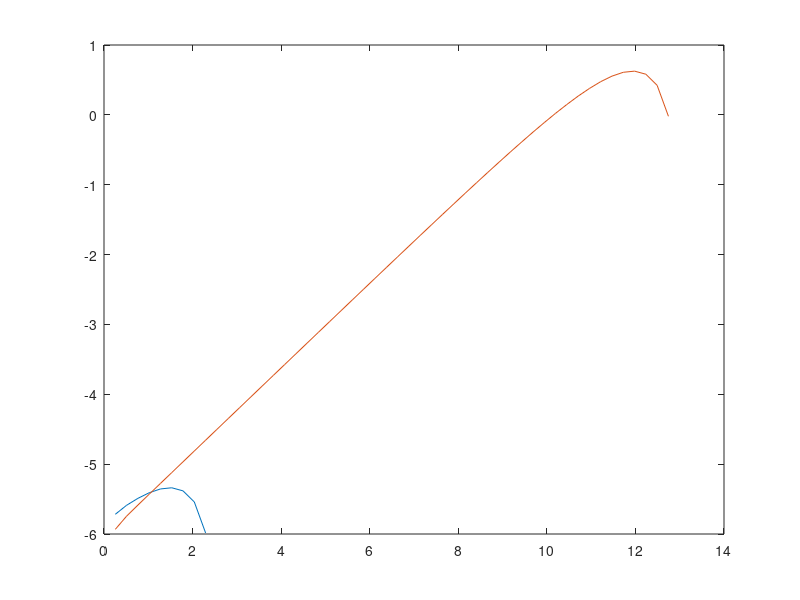

MATLAB code for this plot:
% Econ 282B Homework 1
% Ekaterina Gurkova, Christopher Saw
% Winter 2022

clear;
%% Parameters
global R beta delta rho tau q dz fe f fx fxs N theta z_min z_max z_n z_x
R = 1.05;
beta = 1/R;
delta = 0.005;
rho = 5;
tau = 1.231;
q = 0.5;
dz = 0.25;
fe = 1;
f = 0.1;
fx = 1.4;
fxs = 10;

% Distribution of productivity
N = 50;
z_min = 0.25;
z_max = z_min+dz*N;
theta = 5;


% Grid for productivity
z = linspace(z_min-dz, z_max+dz, N+2);

% Initial guess for market demand index
%Pi_d_min = fx/(exp(z_min)*tau^(1-rho));
%Pi_d_max = (fx+fxs)/(exp(z_max)*tau^(1-rho));
Pi_d_min = 0;
Pi_d_max = 5;
Pi_d = (Pi_d_min+Pi_d_max)/2;


%% Iterating over Pi_d
max_iter = 100000;
iter = 1;
tol = 0.0001;
err = 1;
abs1 = 1;
abs2 = 1;


for i=1:N+2
    G(i)=(theta*z_min)^theta / z(i)^(theta+1);
end

Vn = linspace(0,0,N);
Vx = linspace(0,0,N);
Vn_new = linspace(0,0,N);
Vx_new = linspace(0,0,N);
while (abs(err) >= tol) && (iter <= max_iter)
    disp(iter);
    % Value function iteration
    while ((abs1 >= tol) || (abs2 >= tol)) && (iter <= max_iter)
        % Solving for productivity cutoffs for exporting/non-exporting
        z_n = log(fx) - log(Pi_d) - (1-rho)*log(tau);
        z_x = log(fx+fxs) - log(Pi_d) - (1-rho)*log(tau);

        % Distribution of productivity
        %pn = (dz/(z_max-z_min)) / (1-(z_n-z_min)/(z_max-z_min));
        %px = (dz/(z_max-z_min)) / ((z_x-z_min)/(z_max-z_min));
        pn = (-(z_min/(z_n+dz))^theta+((z_min/(z_n))^theta))...
            /((z_min/z_n)^theta);
        px = (-(z_min/(z_x))^theta+((z_min/(z_x - dz))^theta))...
            /(1-(z_min/z_x)^theta);


        for i = 2:N-1
            Vx_new(i) = (1+tau^(1-rho))*Pi_d*exp(z(i)) - f - fx -...
                fxs + beta*(1-delta)*(q*(Vx(i+1) + fxs) + ...
                (1-q)*((1-pn)*(Vx(i-1)+fxs)+pn*Vn(i-1)));
            Vn_new(i) = Pi_d*exp(z(i)) - f + beta*(1-delta)*...
                (q*(px*Vx(i+1)+(1-px)*Vn(i+1))+(1-q)*Vn(i-1));
        end

        Vx_new(1) = (1+tau^(1-rho))*Pi_d*exp(z(1)) - f - fx - fxs +...
            beta*(1-delta)*(q*(Vx(2) + fxs) + (1-q)*0);
        Vn_new(1) = Pi_d*exp(z(1)) - f + beta*(1-delta)*...
                (q*(px*Vx(2)+(1-px)*Vn(2))+(1-q)*0);
        
        Vx_new(N) = (1+tau^(1-rho))*Pi_d*exp(z(N)) - f - fx - fxs +...
            beta*(1-delta)*(q*(Vx(N) + fxs) + (1-q)*((1-pn)*(Vx(N-1)+...
            fxs)+pn*Vn(N-1)));
        Vn_new(N) = Pi_d*exp(z(N)) - f + beta*(1-delta)*...
                (q*(px*Vx(N)+(1-px)*Vn(N))+(1-q)*Vn(N-1));

        Vn_new(Vn_new < 0) = 0;
        Vx_new(Vx_new < 0) = 0;

        abs1 = max(abs(Vn_new - Vn));
        abs2 = max(abs(Vx_new - Vx));
        Vn = Vn_new;
        Vx = Vx_new;
    end


    for i=1:N
        if z(i)< z_x
            EVN(i) = Vn(i)*G(i+1);
            EVX(i) = 0;
        else
            EVN(i) = 0;
            EVX(i) = Vx(i)*G(i+1); 
        end
    end
    EVX_sum = sum(EVX);
    EVN_sum = sum(EVN);
        
    
    if beta*(EVN_sum + EVX_sum) - fe > 0
        Pi_d_max = Pi_d; 
    else
        Pi_d_min = Pi_d;
    end

    Pi_d = (Pi_d_max + Pi_d_min)/2;
    err = Pi_d_max - Pi_d_min;
    iter = iter+1;

end

%% Mass of firms
exit = zeros(N,1);
exit(Vn>0) = 1;
z_exit = find(exit,1);


err1 = 1;
iter1 = 1;
Mn = linspace(0,0,N);
Mx = linspace(0,0,N);
Mn_new = linspace(0,0,N);
Mx_new = linspace(0,0,N);
while (err1 >= tol) && (iter1 <= max_iter)

    for i=1:N
        ln(i) = (rho-1)*Pi_d*exp(z(i+1))*Mn(i);
        lx(i) = (rho-1)*Pi_d*(1+tau^(1-rho))*exp(z(i+1))*Mx(i);
    end
    Lp_Me = sum(ln) + sum(lx);
    M_e = 1/(Lp_Me + fe +f*sum(Mn) + (f+fx+fxs)*sum(Mx));

    for i=2:N-1
        if (z(i+1) > z_n) && (z(i+1) ~= z_x)
            Mx_new(i) = M_e*G(i+1) + (1-delta)*(q*Mx(i-1)+(1-q)*Mx(i+1));
        elseif z(i+1) == z_x
            Mx_new(i) = M_e*G(i+1) + (1-delta)*(q*(Mx(i-1)+Mn(i-1))...
                +(1-q)*Mx(i+1));
        else
            Mx_new(i) = 0;
        end

        if (z(i+1) > z(z_exit)) && (z(i+1) < z_x) && (z(i+1) ~= z_n)
            Mn_new(i) = M_e*G(i+1) + (1-delta)*(q*Mn(i-1)+(1-q)*Mn(i+1));
        elseif z(i+1) == z_n
            Mn_new(i) = M_e*G(i+1) + (1-delta)*(q*Mn(i-1)+(1-q)...
                *(Mx(i+1)+Mn(i+1)));
        else
            Mn_new(i) = 0;
        end
    end

    if (z(2) > z_n)
            Mx_new(1) = M_e*G(2) + (1-delta)*(1-q)*Mx(i+1);
    else
            Mx_new(1) = 0;
    end

    if (z(2) > z(z_exit)) && (z(2) < z_x) && (z(2) ~= z_n)
            Mn_new(1) = M_e*G(2) + (1-delta)*(1-q)*Mn(2);
    elseif z(2) == z_n
            Mn_new(1) = M_e*G(2) + (1-delta)*(1-q)*(Mx(2)+Mn(2));
    else
            Mn_new(1) = 0;
    end


    if (z(N+1) > z_n) && (z(N+1) ~= z_x)
        Mx_new(N) = M_e*G(N+1) + (1-delta)*q*Mx(N-1);
    elseif z(N+1) == z_x
        Mx_new(N) = M_e*G(N+1) + (1-delta)*q*(Mx(N-1)+Mn(N-1));
    else
        Mx_new(N) = 0;
    end

    if (z(N+1) > z(z_exit)) && (z(N+1) < z_x)
        Mn_new(N) = M_e*G(N+1) + (1-delta)*q*Mn(N-1);
    else
        Mn_new(N) = 0;
    end


        

    err1 = max(max(abs(Mn_new-Mn)), max(abs(Mx_new-Mx)));
    iter1 = iter1+1;
    Mn = Mn_new;
    Mx = Mx_new;
end


plot(z(2:N+1),log(ln));
hold on;

plot(z(2:N+1),log(lx));
hold off;
